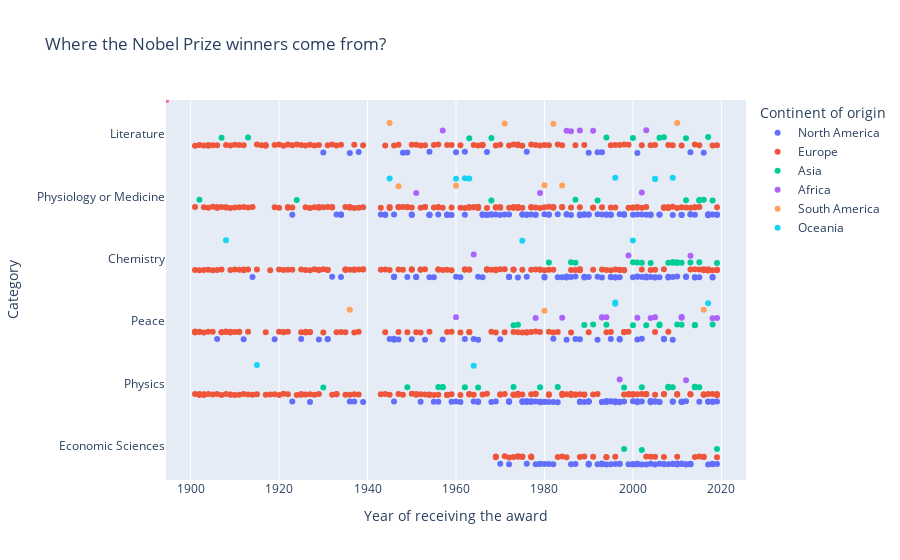

Notebook cell for this chart:
### Code cell
fig = px.strip(df, x = "awardYear", y = "category",
 color = "continent",
 stripmode= "group", 
 hover_name = "name",
 title = "Where the Nobel Prize winners come from?",
 labels = {"category": "Category", "awardYear": "Year of receiving the award", "continent" : "Continent of origin"})
fig

### Figure 1 — Plotly figure (JSON) as saved in the notebook; plotly's stock layout.template omitted (floating-point values rounded to 4 significant figures; data arrays with more than 128 entries replaced by an {"elided": "..."} marker saying what was removed)
{"data": [{"alignmentgroup": "True", "boxpoints": "all", "fillcolor": "rgba(255,255,255,0)", "hoveron": "points", "hovertemplate": "<b>%{hovertext}</b><br><br>Continent of origin=North America<br>Year of receiving the award=%{x}<br>Category=%{y}<extra></extra>", "hovertext": {"elided": "312 str values"}, "legendgroup": "North America", "line": {"color": "rgba(255,255,255,0)"}, "marker": {"color": "#636efa"}, "name": "North America", "offsetgroup": "North America", "orientation": "h", "pointpos": 0, "showlegend": true, "x": {"elided": "312 int values"}, "x0": " ", "xaxis": "x", "y": {"elided": "312 str values"}, "y0": " ", "yaxis": "y", "type": "box"}, {"alignmentgroup": "True", "boxpoints": "all", "fillcolor": "rgba(255,255,255,0)", "hoveron": "points", "hovertemplate": "<b>%{hovertext}</b><br><br>Continent of origin=Europe<br>Year of receiving the award=%{x}<br>Category=%{y}<extra></extra>", "hovertext": {"elided": "508 str values"}, "legendgroup": "Europe", "line": {"color": "rgba(255,255,255,0)"}, "marker": {"color": "#EF553B"}, "name": "Europe", "offsetgroup": "Europe", "orientation": "h", "pointpos": 0, "showlegend": true, "x": {"elided": "508 int values"}, "x0": " ", "xaxis": "x", "y": {"elided": "508 str values"}, "y0": " ", "yaxis": "y", "type": "box"}, {"alignmentgroup": "True", "boxpoints": "all", "fillcolor": "rgba(255,255,255,0)", "hoveron": "points", "hovertemplate": "<b>%{hovertext}</b><br><br>Continent of origin=Asia<br>Year of receiving the award=%{x}<br>Category=%{y}<extra></extra>", "hovertext": ["Aaron Ciechanover", "Abdus Salam", "Abhijit Banerjee", "Ada E. Yonath", "Akira Suzuki", "Akira Yoshino", "Amartya Sen", "Arieh Warshel", "Aung San Suu Kyi ", "Aziz Sancar", "Charles J. Pedersen", "Charles K. Kao", "Chen Ning Yang", "Dan Shechtman", "Daniel C. Tsui", "Daniel Kahneman", "Doris Lessing", "Edmond H. Fischer", "Ei-ichi Negishi", "Eisaku Sato", "Gao Xingjian", "Giorgos Seferis", "Grameen Bank", "H. Gobind Khorana", "Hideki Shirakawa", "Hideki Yukawa", "Hiroshi Amano", "Isamu Akasaki", "Kailash Satyarthi", "Kazuo Ishiguro", "Kenichi Fukui", "Kenzaburo Oe", "Kim Dae-jung", "Koichi Tanaka", "Le Duc Tho ", "Leo Esaki", "Lev Landau", "Liu Xiaobo", "Makoto Kobayashi", "Malala Yousafzai", "Masatoshi Koshiba", "Mo Yan", "Muhammad Yunus", "Nadia Murad", "Orhan Pamuk", "Osamu Shimomura", "Rabindranath Tagore", "Ronald Ross", "Rudyard Kipling", "Ryoji Noyori", "Satoshi &#332;mura", "Shinya Yamanaka", "Shirin Ebadi", "Shuji Nakamura", "Sin-Itiro Tomonaga", "Sir Chandrasekhara Venkata Raman", "Subramanyan Chandrasekhar", "Susumu Tonegawa", "Takaaki Kajita", "Tasuku Honjo", "Tawakkol Karman", "The 14th Dalai Lama ", "Toshihide Maskawa", "Tsung-Dao Lee", "Tu Youyou", "Venkatraman Ramakrishnan", "Walter H. Brattain", "Willem Einthoven", "Yasunari Kawabata", "Yitzhak Rabin", "Yoichiro Nambu", "Yoshinori Ohsumi", "Yuan T. Lee"], "legendgroup": "Asia", "line": {"color": "rgba(255,255,255,0)"}, "marker": {"color": "#00cc96"}, "name": "Asia", "offsetgroup": "Asia", "orientation": "h", "pointpos": 0, "showlegend": true, "x": [2004, 1979, 2019, 2009, 2010, 2019, 1998, 2013, 1991, 2015, 1987, 2009, 1957, 2011, 1998, 2002, 2007, 1992, 2010, 1974, 2000, 1963, 2006, 1968, 2000, 1949, 2014, 2014, 2014, 2017, 1981, 1994, 2000, 2002, 1973, 1973, 1962, 2010, 2008, 2014, 2002, 2012, 2006, 2018, 2006, 2008, 1913, 1902, 1907, 2001, 2015, 2012, 2003, 2014, 1965, 1930, 1983, 1987, 2015, 2018, 2011, 1989, 2008, 1957, 2015, 2009, 1956, 1924, 1968, 1994, 2008, 2016, 1986], "x0": " ", "xaxis": "x", "y": ["Chemistry", "Physics", "Economic Sciences", "Chemistry", "Chemistry", "Chemistry", "Economic Sciences", "Chemistry", "Peace", "Chemistry", "Chemistry", "Physics", "Physics", "Chemistry", "Physics", "Economic Sciences", "Literature", "Physiology or Medicine", "Chemistry", "Peace", "Literature", "Literature", "Peace", "Physiology or Medicine", "Chemistry", "Physics", "Physics", "Physics", "Peace", "Literature", "Chemistry", "Literature", "Peace", "Chemistry", "Peace", "Physics", "Physics", "Peace", "Physics", "Peace", "Physics", "Literature", "Peace", "Peace", "Literature", "Chemistry", "Literature", "Physiology or Medicine", "Literature", "Chemistry", "Physiology or Medicine", "Physiology or Medicine", "Peace", "Physics", "Physics", "Physics", "Physics", "Physiology or Medicine", "Physics", "Physiology or Medicine", "Peace", "Peace", "Physics", "Physics", "Physiology or Medicine", "Chemistry", "Physics", "Physiology or Medicine", "Literature", "Peace", "Physics", "Physiology or Medicine", "Chemistry"], "y0": " ", "yaxis": "y", "type": "box"}, {"alignmentgroup": "True", "boxpoints": "all", "fillcolor": "rgba(255,255,255,0)", "hoveron": "points", "hovertemplate": "<b>%{hovertext}</b><br><br>Continent of origin=Africa<br>Year of receiving the award=%{x}<br>Category=%{y}<extra></extra>", "hovertext": ["Abiy Ahmed Ali", "Ahmed Zewail", "Albert Camus", "Albert Luthuli", "Allan M. Cormack", "Anwar al-Sadat", "Claude Cohen-Tannoudji", "Claude Simon", "Denis Mukwege", "Desmond Tutu", "Dorothy Crowfoot Hodgkin", "Ellen Johnson Sirleaf", "F.W. de Klerk", "J. M. Coetzee", "Kofi Annan", "Leymah Gbowee", "Max Theiler", "Michael Levitt", "Mohamed ElBaradei", "Nadine Gordimer", "Naguib Mahfouz", "Nelson Mandela", "Serge Haroche", "Sydney Brenner", "Wangari Maathai", "Wole Soyinka", "Yasser Arafat"], "legendgroup": "Africa", "line": {"color": "rgba(255,255,255,0)"}, "marker": {"color": "#ab63fa"}, "name": "Africa", "offsetgroup": "Africa", "orientation": "h", "pointpos": 0, "showlegend": true, "x": [2019, 1999, 1957, 1960, 1979, 1978, 1997, 1985, 2018, 1984, 1964, 2011, 1993, 2003, 2001, 2011, 1951, 2013, 2005, 1991, 1988, 1993, 2012, 2002, 2004, 1986, 1994], "x0": " ", "xaxis": "x", "y": ["Peace", "Chemistry", "Literature", "Peace", "Physiology or Medicine", "Peace", "Physics", "Literature", "Peace", "Peace", "Chemistry", "Peace", "Peace", "Literature", "Peace", "Peace", "Physiology or Medicine", "Chemistry", "Peace", "Literature", "Literature", "Peace", "Physics", "Physiology or Medicine", "Peace", "Literature", "Peace"], "y0": " ", "yaxis": "y", "type": "box"}, {"alignmentgroup": "True", "boxpoints": "all", "fillcolor": "rgba(255,255,255,0)", "hoveron": "points", "hovertemplate": "<b>%{hovertext}</b><br><br>Continent of origin=South America<br>Year of receiving the award=%{x}<br>Category=%{y}<extra></extra>", "hovertext": ["Adolfo Pérez Esquivel", "Baruj Benacerraf", "Bernardo Houssay", "Carlos Saavedra Lamas", "César Milstein", "Gabriel García Márquez", "Gabriela Mistral", "Juan Manuel Santos", "Mario Vargas Llosa", "Pablo Neruda", "Peter Medawar"], "legendgroup": "South America", "line": {"color": "rgba(255,255,255,0)"}, "marker": {"color": "#FFA15A"}, "name": "South America", "offsetgroup": "South America", "orientation": "h", "pointpos": 0, "showlegend": true, "x": [1980, 1980, 1947, 1936, 1984, 1982, 1945, 2016, 2010, 1971, 1960], "x0": " ", "xaxis": "x", "y": ["Peace", "Physiology or Medicine", "Physiology or Medicine", "Peace", "Physiology or Medicine", "Literature", "Literature", "Peace", "Literature", "Literature", "Physiology or Medicine"], "y0": " ", "yaxis": "y", "type": "box"}, {"alignmentgroup": "True", "boxpoints": "all", "fillcolor": "rgba(255,255,255,0)", "hoveron": "points", "hovertemplate": "<b>%{hovertext}</b><br><br>Continent of origin=Oceania<br>Year of receiving the award=%{x}<br>Category=%{y}<extra></extra>", "hovertext": ["Alan MacDiarmid", "Aleksandr M. Prokhorov", "Barry J. Marshall", "Carlos Filipe Ximenes Belo", "Elizabeth H. Blackburn", "Ernest Rutherford", "International Campaign to Abolish Nuclear Weapons (ICAN)", "J. Robin Warren", "John Cornforth", "José Ramos-Horta", "Lawrence Bragg", "Maurice Wilkins", "Peter C. Doherty", "Sir Frank Macfarlane Burnet", "Sir Howard Florey", "Sir John Eccles"], "legendgroup": "Oceania", "line": {"color": "rgba(255,255,255,0)"}, "marker": {"color": "#19d3f3"}, "name": "Oceania", "offsetgroup": "Oceania", "orientation": "h", "pointpos": 0, "showlegend": true, "x": [2000, 1964, 2005, 1996, 2009, 1908, 2017, 2005, 1975, 1996, 1915, 1962, 1996, 1960, 1945, 1963], "x0": " ", "xaxis": "x", "y": ["Chemistry", "Physics", "Physiology or Medicine", "Peace", "Physiology or Medicine", "Chemistry", "Peace", "Physiology or Medicine", "Chemistry", "Peace", "Physics", "Physiology or Medicine", "Physiology or Medicine", "Physiology or Medicine", "Physiology or Medicine", "Physiology or Medicine"], "y0": " ", "yaxis": "y", "type": "box"}, {"alignmentgroup": "True", "boxpoints": "all", "fillcolor": "rgba(255,255,255,0)", "hoveron": "points", "hovertemplate": "<b>%{hovertext}</b><br><br>Continent of origin=<br>Year of receiving the award=%{x}<br>Category=%{y}<extra></extra>", "hovertext": ["European Union (EU)", "National Dialogue Quartet ", "Organisation for the Prohibition of Chemical Weapons"], "legendgroup": "", "line": {"color": "rgba(255,255,255,0)"}, "marker": {"color": "#FF6692"}, "name": "", "offsetgroup": "", "orientation": "h", "pointpos": 0, "showlegend": false, "x": [2012, 2015, 2013], "x0": " ", "xaxis": "x", "y": ["Peace", "Peace", "Peace"], "y0": " ", "yaxis": "y", "type": "box"}], "layout": {"xaxis": {"anchor": "y", "domain": [0, 1], "title": {"text": "Year of receiving the award"}}, "yaxis": {"anchor": "x", "domain": [0, 1], "title": {"text": "Category"}}, "legend": {"title": {"text": "Continent of origin"}, "tracegroupgap": 0}, "title": {"text": "Where the Nobel Prize winners come from?"}, "boxmode": "group"}}
